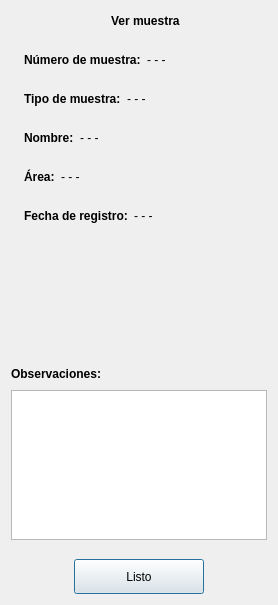
<?xml version="1.0" encoding="UTF-8"?>
<ui version="4.0">
 <class>dlgVerMuestra</class>
 <widget class="QDialog" name="dlgVerMuestra">
  <property name="geometry">
   <rect>
    <x>0</x>
    <y>0</y>
    <width>278</width>
    <height>605</height>
   </rect>
  </property>
  <property name="windowTitle">
   <string>Ver muestra</string>
  </property>
  <property name="windowIcon">
   <iconset resource="recursos.qrc">
    <normaloff>:/img/logo_icono_nuevo.ico</normaloff>:/img/logo_icono_nuevo.ico</iconset>
  </property>
  <layout class="QGridLayout" name="gridLayout">
   <item row="0" column="0">
    <layout class="QVBoxLayout" name="verticalLayout_3">
     <item>
      <layout class="QHBoxLayout" name="horizontalLayout_10">
       <item>
        <spacer name="horizontalSpacer_4">
         <property name="orientation">
          <enum>Qt::Horizontal</enum>
         </property>
         <property name="sizeHint" stdset="0">
          <size>
           <width>40</width>
           <height>20</height>
          </size>
         </property>
        </spacer>
       </item>
       <item>
        <widget class="QLabel" name="etqLogoVerMuestra">
         <property name="maximumSize">
          <size>
           <width>50</width>
           <height>50</height>
          </size>
         </property>
         <property name="text">
          <string/>
         </property>
         <property name="pixmap">
          <pixmap resource="recursos.qrc">:/img/fototipo_3.png</pixmap>
         </property>
         <property name="scaledContents">
          <bool>true</bool>
         </property>
        </widget>
       </item>
       <item>
        <widget class="QLabel" name="etqVerMuestra">
         <property name="font">
          <font>
           <weight>75</weight>
           <bold>true</bold>
          </font>
         </property>
         <property name="text">
          <string>Ver muestra</string>
         </property>
        </widget>
       </item>
       <item>
        <spacer name="horizontalSpacer_5">
         <property name="orientation">
          <enum>Qt::Horizontal</enum>
         </property>
         <property name="sizeHint" stdset="0">
          <size>
           <width>40</width>
           <height>20</height>
          </size>
         </property>
        </spacer>
       </item>
      </layout>
     </item>
     <item>
      <spacer name="verticalSpacer_7">
       <property name="orientation">
        <enum>Qt::Vertical</enum>
       </property>
       <property name="sizeType">
        <enum>QSizePolicy::Fixed</enum>
       </property>
       <property name="sizeHint" stdset="0">
        <size>
         <width>20</width>
         <height>13</height>
        </size>
       </property>
      </spacer>
     </item>
     <item>
      <layout class="QHBoxLayout" name="horizontalLayout_8">
       <item>
        <spacer name="horizontalSpacer_10">
         <property name="orientation">
          <enum>Qt::Horizontal</enum>
         </property>
         <property name="sizeType">
          <enum>QSizePolicy::Fixed</enum>
         </property>
         <property name="sizeHint" stdset="0">
          <size>
           <width>13</width>
           <height>20</height>
          </size>
         </property>
        </spacer>
       </item>
       <item>
        <layout class="QVBoxLayout" name="verticalLayout_2">
         <item>
          <layout class="QHBoxLayout" name="horizontalLayout_7">
           <item>
            <widget class="QLabel" name="label_6">
             <property name="font">
              <font>
               <weight>75</weight>
               <bold>true</bold>
              </font>
             </property>
             <property name="text">
              <string>Número de muestra:</string>
             </property>
            </widget>
           </item>
           <item>
            <widget class="QLabel" name="etqIdMuestra">
             <property name="font">
              <font>
               <weight>50</weight>
               <bold>false</bold>
              </font>
             </property>
             <property name="text">
              <string>- - -</string>
             </property>
            </widget>
           </item>
           <item>
            <spacer name="horizontalSpacer_12">
             <property name="orientation">
              <enum>Qt::Horizontal</enum>
             </property>
             <property name="sizeHint" stdset="0">
              <size>
               <width>40</width>
               <height>20</height>
              </size>
             </property>
            </spacer>
           </item>
          </layout>
         </item>
         <item>
          <spacer name="verticalSpacer_8">
           <property name="orientation">
            <enum>Qt::Vertical</enum>
           </property>
           <property name="sizeType">
            <enum>QSizePolicy::Fixed</enum>
           </property>
           <property name="sizeHint" stdset="0">
            <size>
             <width>20</width>
             <height>13</height>
            </size>
           </property>
          </spacer>
         </item>
         <item>
          <layout class="QHBoxLayout" name="horizontalLayout">
           <item>
            <widget class="QLabel" name="label">
             <property name="font">
              <font>
               <weight>75</weight>
               <bold>true</bold>
              </font>
             </property>
             <property name="text">
              <string>Tipo de muestra:</string>
             </property>
            </widget>
           </item>
           <item>
            <widget class="QLabel" name="etqTipoMuestra">
             <property name="font">
              <font>
               <weight>50</weight>
               <bold>false</bold>
              </font>
             </property>
             <property name="text">
              <string>- - -</string>
             </property>
            </widget>
           </item>
           <item>
            <spacer name="horizontalSpacer">
             <property name="orientation">
              <enum>Qt::Horizontal</enum>
             </property>
             <property name="sizeHint" stdset="0">
              <size>
               <width>40</width>
               <height>20</height>
              </size>
             </property>
            </spacer>
           </item>
          </layout>
         </item>
         <item>
          <spacer name="verticalSpacer_6">
           <property name="orientation">
            <enum>Qt::Vertical</enum>
           </property>
           <property name="sizeType">
            <enum>QSizePolicy::Fixed</enum>
           </property>
           <property name="sizeHint" stdset="0">
            <size>
             <width>20</width>
             <height>13</height>
            </size>
           </property>
          </spacer>
         </item>
         <item>
          <layout class="QHBoxLayout" name="horizontalLayout_3">
           <item>
            <widget class="QLabel" name="label_2">
             <property name="font">
              <font>
               <weight>75</weight>
               <bold>true</bold>
              </font>
             </property>
             <property name="text">
              <string>Nombre:</string>
             </property>
            </widget>
           </item>
           <item>
            <widget class="QLabel" name="etqNombreMuestra">
             <property name="font">
              <font>
               <weight>50</weight>
               <bold>false</bold>
              </font>
             </property>
             <property name="text">
              <string>- - -</string>
             </property>
            </widget>
           </item>
           <item>
            <spacer name="horizontalSpacer_2">
             <property name="orientation">
              <enum>Qt::Horizontal</enum>
             </property>
             <property name="sizeHint" stdset="0">
              <size>
               <width>40</width>
               <height>20</height>
              </size>
             </property>
            </spacer>
           </item>
          </layout>
         </item>
         <item>
          <spacer name="verticalSpacer_5">
           <property name="orientation">
            <enum>Qt::Vertical</enum>
           </property>
           <property name="sizeType">
            <enum>QSizePolicy::Fixed</enum>
           </property>
           <property name="sizeHint" stdset="0">
            <size>
             <width>20</width>
             <height>13</height>
            </size>
           </property>
          </spacer>
         </item>
         <item>
          <layout class="QHBoxLayout" name="horizontalLayout_4">
           <item>
            <widget class="QLabel" name="label_3">
             <property name="font">
              <font>
               <weight>75</weight>
               <bold>true</bold>
              </font>
             </property>
             <property name="text">
              <string>Área:</string>
             </property>
            </widget>
           </item>
           <item>
            <widget class="QLabel" name="etqAreaMuestra">
             <property name="font">
              <font>
               <weight>50</weight>
               <bold>false</bold>
              </font>
             </property>
             <property name="text">
              <string>- - -</string>
             </property>
            </widget>
           </item>
           <item>
            <spacer name="horizontalSpacer_7">
             <property name="orientation">
              <enum>Qt::Horizontal</enum>
             </property>
             <property name="sizeHint" stdset="0">
              <size>
               <width>40</width>
               <height>20</height>
              </size>
             </property>
            </spacer>
           </item>
          </layout>
         </item>
         <item>
          <spacer name="verticalSpacer_4">
           <property name="orientation">
            <enum>Qt::Vertical</enum>
           </property>
           <property name="sizeType">
            <enum>QSizePolicy::Fixed</enum>
           </property>
           <property name="sizeHint" stdset="0">
            <size>
             <width>20</width>
             <height>13</height>
            </size>
           </property>
          </spacer>
         </item>
         <item>
          <layout class="QHBoxLayout" name="horizontalLayout_6">
           <item>
            <widget class="QLabel" name="label_5">
             <property name="font">
              <font>
               <weight>75</weight>
               <bold>true</bold>
              </font>
             </property>
             <property name="text">
              <string>Fecha de registro:</string>
             </property>
            </widget>
           </item>
           <item>
            <widget class="QLabel" name="etqFechaMuestra">
             <property name="font">
              <font>
               <weight>50</weight>
               <bold>false</bold>
              </font>
             </property>
             <property name="text">
              <string>- - -</string>
             </property>
            </widget>
           </item>
           <item>
            <spacer name="horizontalSpacer_9">
             <property name="orientation">
              <enum>Qt::Horizontal</enum>
             </property>
             <property name="sizeHint" stdset="0">
              <size>
               <width>40</width>
               <height>20</height>
              </size>
             </property>
            </spacer>
           </item>
          </layout>
         </item>
        </layout>
       </item>
       <item>
        <spacer name="horizontalSpacer_11">
         <property name="orientation">
          <enum>Qt::Horizontal</enum>
         </property>
         <property name="sizeType">
          <enum>QSizePolicy::Fixed</enum>
         </property>
         <property name="sizeHint" stdset="0">
          <size>
           <width>13</width>
           <height>20</height>
          </size>
         </property>
        </spacer>
       </item>
      </layout>
     </item>
     <item>
      <layout class="QVBoxLayout" name="verticalLayout">
       <item>
        <spacer name="verticalSpacer">
         <property name="orientation">
          <enum>Qt::Vertical</enum>
         </property>
         <property name="sizeHint" stdset="0">
          <size>
           <width>20</width>
           <height>40</height>
          </size>
         </property>
        </spacer>
       </item>
       <item>
        <layout class="QHBoxLayout" name="horizontalLayout_5">
         <item>
          <widget class="QLabel" name="label_4">
           <property name="font">
            <font>
             <weight>75</weight>
             <bold>true</bold>
            </font>
           </property>
           <property name="text">
            <string>Observaciones:</string>
           </property>
          </widget>
         </item>
         <item>
          <spacer name="horizontalSpacer_8">
           <property name="orientation">
            <enum>Qt::Horizontal</enum>
           </property>
           <property name="sizeHint" stdset="0">
            <size>
             <width>40</width>
             <height>20</height>
            </size>
           </property>
          </spacer>
         </item>
        </layout>
       </item>
       <item>
        <widget class="QPlainTextEdit" name="editObservaciones">
         <property name="minimumSize">
          <size>
           <width>0</width>
           <height>150</height>
          </size>
         </property>
         <property name="maximumSize">
          <size>
           <width>16777215</width>
           <height>150</height>
          </size>
         </property>
         <property name="readOnly">
          <bool>true</bool>
         </property>
        </widget>
       </item>
      </layout>
     </item>
     <item>
      <spacer name="verticalSpacer_2">
       <property name="orientation">
        <enum>Qt::Vertical</enum>
       </property>
       <property name="sizeType">
        <enum>QSizePolicy::Fixed</enum>
       </property>
       <property name="sizeHint" stdset="0">
        <size>
         <width>20</width>
         <height>13</height>
        </size>
       </property>
      </spacer>
     </item>
     <item>
      <layout class="QHBoxLayout" name="horizontalLayout_2">
       <item>
        <spacer name="horizontalSpacer_6">
         <property name="orientation">
          <enum>Qt::Horizontal</enum>
         </property>
         <property name="sizeHint" stdset="0">
          <size>
           <width>38</width>
           <height>18</height>
          </size>
         </property>
        </spacer>
       </item>
       <item>
        <widget class="QPushButton" name="btnListo">
         <property name="minimumSize">
          <size>
           <width>130</width>
           <height>35</height>
          </size>
         </property>
         <property name="maximumSize">
          <size>
           <width>130</width>
           <height>35</height>
          </size>
         </property>
         <property name="text">
          <string>Listo</string>
         </property>
         <property name="iconSize">
          <size>
           <width>20</width>
           <height>20</height>
          </size>
         </property>
        </widget>
       </item>
       <item>
        <spacer name="horizontalSpacer_3">
         <property name="orientation">
          <enum>Qt::Horizontal</enum>
         </property>
         <property name="sizeHint" stdset="0">
          <size>
           <width>40</width>
           <height>20</height>
          </size>
         </property>
        </spacer>
       </item>
      </layout>
     </item>
    </layout>
   </item>
  </layout>
 </widget>
 <resources>
  <include location="recursos.qrc"/>
 </resources>
 <connections/>
</ui>
